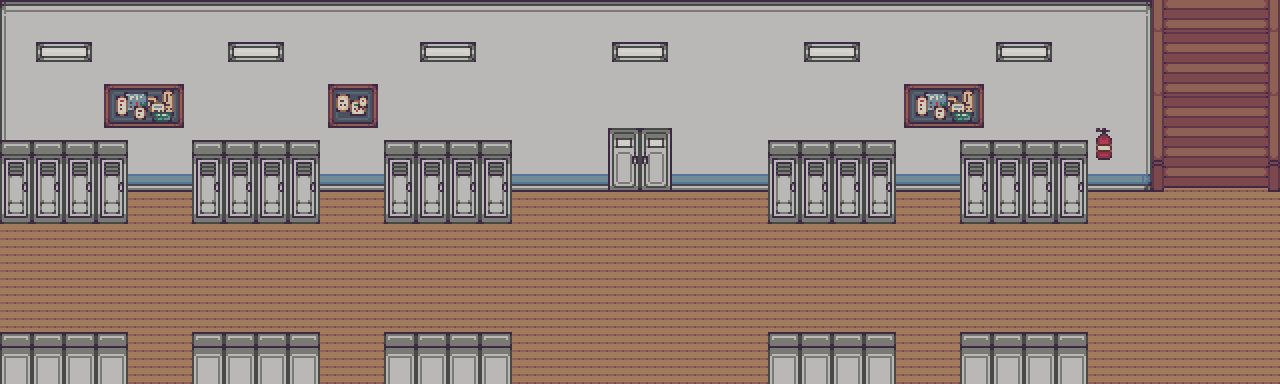

A 2D game scene composited from a Tiled map and its tileset images. What follows is a short description and the map's XML, with every tile layer's data as written:
An orthogonal 40x12 tile map with 32x32 px tiles, 3 tile layers (Floor, Wall, Item) and 1 object (start).

<map version="1.9" tiledversion="1.9.2" orientation="orthogonal" renderorder="right-down" width="40" height="12" tilewidth="32" tileheight="32" infinite="0" nextlayerid="5" nextobjectid="3">
 <editorsettings>
  <export target="Gate.tmj" format="json" />
 </editorsettings>
 <tileset firstgid="1" name="tilests32x32" tilewidth="32" tileheight="32" tilecount="1100" columns="50">
  <image source="tilests32x32.png" width="1600" height="704" />
  <tile id="254">
   <properties>
    <property name="wall" type="bool" value="true" />
   </properties>
  </tile>
  <tile id="255">
   <properties>
    <property name="wall" type="bool" value="true" />
   </properties>
  </tile>
  <tile id="256">
   <properties>
    <property name="wall" type="bool" value="true" />
   </properties>
  </tile>
  <tile id="509">
   <properties>
    <property name="object" type="bool" value="true" />
   </properties>
  </tile>
  <tile id="510">
   <properties>
    <property name="object" type="bool" value="true" />
   </properties>
  </tile>
  <tile id="559">
   <properties>
    <property name="object" type="bool" value="true" />
   </properties>
  </tile>
  <tile id="560">
   <properties>
    <property name="object" type="bool" value="true" />
   </properties>
  </tile>
 </tileset>
 <layer id="1" name="Floor" width="40" height="12">
  <data encoding="csv">
0,0,0,0,0,0,0,0,0,0,0,0,0,0,0,0,0,0,0,0,0,0,0,0,0,0,0,0,0,0,0,0,0,0,0,0,0,0,0,0,
0,0,0,0,0,0,0,0,0,0,0,0,0,0,0,0,0,0,0,0,0,0,0,0,0,0,0,0,0,0,0,0,0,0,0,0,0,0,0,0,
0,0,0,0,0,0,0,0,0,0,0,0,0,0,0,0,0,0,0,0,0,0,0,0,0,0,0,0,0,0,0,0,0,0,0,0,0,0,0,0,
0,0,0,0,0,0,0,0,0,0,0,0,0,0,0,0,0,0,0,0,0,0,0,0,0,0,0,0,0,0,0,0,0,0,0,0,0,0,0,0,
0,0,0,0,0,0,0,0,0,0,0,0,0,0,0,0,0,0,0,0,0,0,0,0,0,0,0,0,0,0,0,0,0,0,0,0,0,0,0,0,
0,0,0,0,0,0,0,0,0,0,0,0,0,0,0,0,0,0,0,0,0,0,0,0,0,0,0,0,0,0,0,0,0,0,2,2,2,2,2,2,
2,2,2,2,2,2,2,2,2,2,2,2,2,2,2,2,2,2,2,2,2,2,2,2,2,2,2,2,2,2,2,2,2,2,2,2,2,2,2,2,
2,2,2,2,2,2,2,2,2,2,2,2,2,2,2,2,2,2,2,2,2,2,2,2,2,2,2,2,2,2,2,2,2,2,2,2,2,2,2,2,
2,2,2,2,2,2,2,2,2,2,2,2,2,2,2,2,2,2,2,2,2,2,2,2,2,2,2,2,2,2,2,2,2,2,2,2,2,2,2,2,
2,2,2,2,2,2,2,2,2,2,2,2,2,2,2,2,2,2,2,2,2,2,2,2,2,2,2,2,2,2,2,2,2,2,2,2,2,2,2,2,
2,2,2,2,2,2,2,2,2,2,2,2,2,2,2,2,2,2,2,2,2,2,2,2,2,2,2,2,2,2,2,2,2,2,2,2,2,2,2,2,
2,2,2,2,2,2,2,2,2,2,2,2,2,2,2,2,2,2,2,2,2,2,2,2,2,2,2,2,2,2,2,2,2,2,2,2,2,2,2,2
</data>
 </layer>
 <layer id="2" name="Wall" width="40" height="12">
  <data encoding="csv">
205,206,206,206,206,206,206,206,206,206,206,206,206,206,206,206,206,206,206,206,206,206,206,206,206,206,206,206,206,206,206,206,206,206,206,207,801,802,802,803,
255,256,256,256,256,256,256,256,256,256,256,256,256,256,256,256,256,256,256,256,256,256,256,256,256,256,256,256,256,256,256,256,256,256,256,257,751,752,752,753,
255,256,256,256,256,256,256,256,256,256,256,256,256,256,256,256,256,256,256,256,256,256,256,256,256,256,256,256,256,256,256,256,256,256,256,257,801,802,802,803,
255,256,256,256,256,256,256,256,256,256,256,256,256,256,256,256,256,256,256,256,256,256,256,256,256,256,256,256,256,256,256,256,256,256,256,257,751,752,752,753,
255,256,256,256,256,256,256,256,256,256,256,256,256,256,256,256,256,256,256,0,0,256,256,256,256,256,256,256,256,256,256,256,256,256,256,257,801,802,802,803,
305,306,306,306,306,306,306,306,306,306,306,306,306,306,306,306,306,306,306,0,0,306,306,306,306,306,306,306,306,306,306,306,306,306,306,307,851,852,852,853,
0,0,0,0,0,0,0,0,0,0,0,0,0,0,0,0,0,0,0,0,0,0,0,0,0,0,0,0,0,0,0,0,0,0,0,0,0,0,0,0,
0,0,0,0,0,0,0,0,0,0,0,0,0,0,0,0,0,0,0,0,0,0,0,0,0,0,0,0,0,0,0,0,0,0,0,0,0,0,0,0,
0,0,0,0,0,0,0,0,0,0,0,0,0,0,0,0,0,0,0,0,0,0,0,0,0,0,0,0,0,0,0,0,0,0,0,0,0,0,0,0,
0,0,0,0,0,0,0,0,0,0,0,0,0,0,0,0,0,0,0,0,0,0,0,0,0,0,0,0,0,0,0,0,0,0,0,0,0,0,0,0,
0,0,0,0,0,0,0,0,0,0,0,0,0,0,0,0,0,0,0,0,0,0,0,0,0,0,0,0,0,0,0,0,0,0,0,0,0,0,0,0,
0,0,0,0,0,0,0,0,0,0,0,0,0,0,0,0,0,0,0,0,0,0,0,0,0,0,0,0,0,0,0,0,0,0,0,0,0,0,0,0
</data>
 </layer>
 <layer id="3" name="Item" width="40" height="12">
  <data encoding="csv">
0,0,0,0,0,0,0,0,0,0,0,0,0,0,0,0,0,0,0,0,0,0,0,0,0,0,0,0,0,0,0,0,0,0,0,0,0,0,0,0,
0,901,902,0,0,0,0,901,902,0,0,0,0,901,902,0,0,0,0,901,902,0,0,0,0,901,902,0,0,0,0,901,902,0,0,0,0,0,0,0,
0,0,0,166,167,168,0,0,0,0,169,170,0,0,0,0,0,0,0,0,0,0,0,0,0,0,0,0,166,167,168,0,0,0,0,0,0,0,0,0,
0,0,0,216,217,218,0,0,0,0,219,220,0,0,0,0,0,0,0,0,0,0,0,0,0,0,0,0,216,217,218,0,0,0,0,0,0,0,0,0,
511,511,511,511,0,0,511,511,511,511,0,0,511,511,511,511,0,0,0,554,555,0,0,0,511,511,511,511,0,0,511,511,511,511,347,0,0,0,0,0,
561,561,561,561,0,0,561,561,561,561,0,0,561,561,561,561,0,0,0,604,605,0,0,0,561,561,561,561,0,0,561,561,561,561,0,0,0,0,0,0,
611,611,611,611,0,0,611,611,611,611,0,0,611,611,611,611,0,0,0,0,0,0,0,0,611,611,611,611,0,0,611,611,611,611,0,0,0,0,0,0,
0,0,0,0,0,0,0,0,0,0,0,0,0,0,0,0,0,0,0,0,0,0,0,0,0,0,0,0,0,0,0,0,0,0,0,0,0,0,0,0,
0,0,0,0,0,0,0,0,0,0,0,0,0,0,0,0,0,0,0,0,0,0,0,0,0,0,0,0,0,0,0,0,0,0,0,0,0,0,0,0,
0,0,0,0,0,0,0,0,0,0,0,0,0,0,0,0,0,0,0,0,0,0,0,0,0,0,0,0,0,0,0,0,0,0,0,0,0,0,0,0,
510,510,510,510,0,0,510,510,510,510,0,0,510,510,510,510,0,0,0,0,0,0,0,0,510,510,510,510,0,0,510,510,510,510,0,0,0,0,0,0,
560,560,560,560,0,0,560,560,560,560,0,0,560,560,560,560,0,0,0,0,0,0,0,0,560,560,560,560,0,0,560,560,560,560,0,0,0,0,0,0
</data>
 </layer>
 <objectgroup id="4" name="ObjectLayer">
  <object id="2" name="start" x="1215.41" y="105.17">
   <point />
  </object>
 </objectgroup>
</map>
